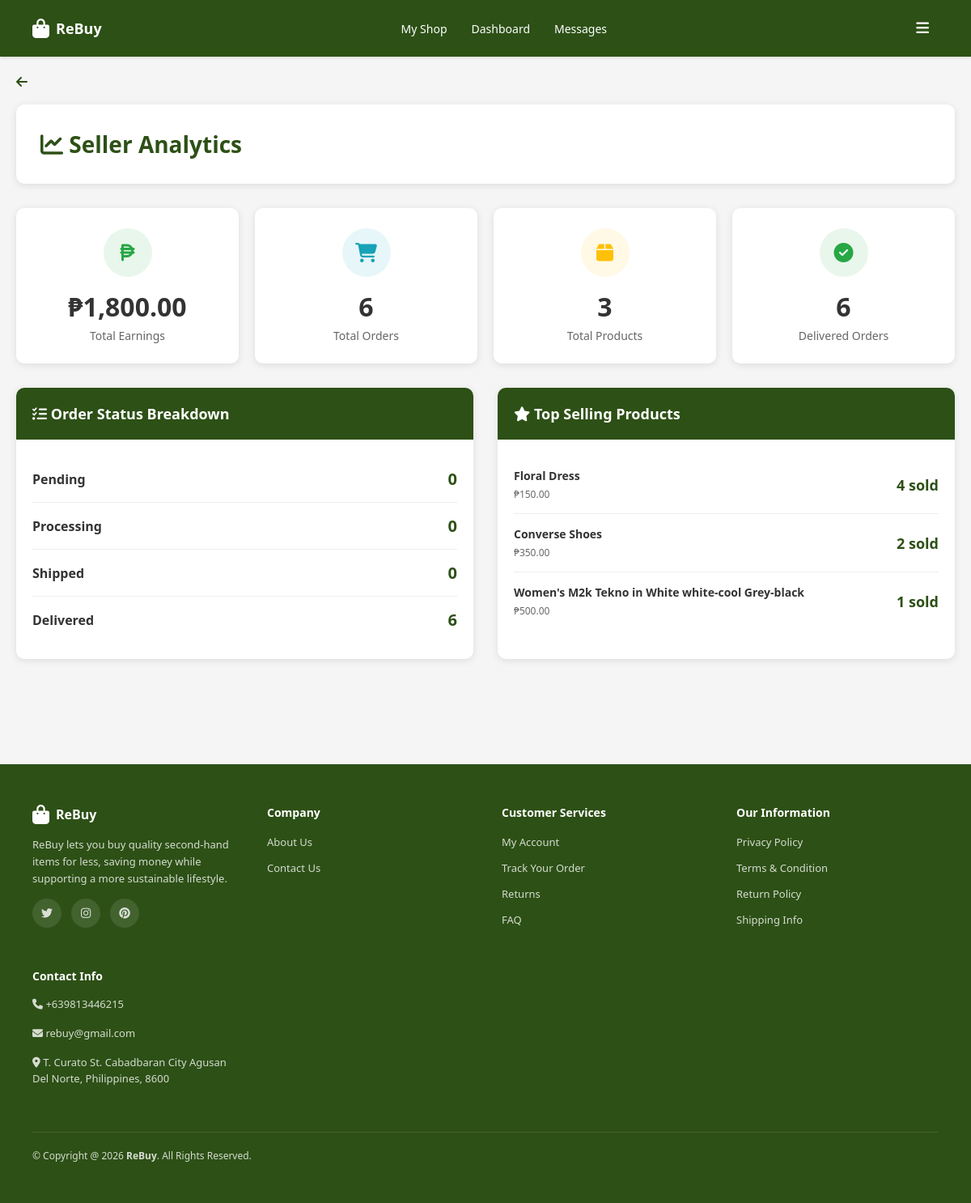
The app's page /php/seller_analytics.php (signed in) with its own data.
### tables this page shows
CREATE TABLE `products` (
  `id` int(11) NOT NULL,
  `seller_id` int(11) NOT NULL DEFAULT 1,
  `name` varchar(255) NOT NULL,
  `description` text DEFAULT NULL,
  `price` decimal(10,2) NOT NULL,
  `stock` int(11) DEFAULT 0,
  `original_price` decimal(10,2) DEFAULT NULL,
  `category` varchar(100) DEFAULT NULL,
  `image_url` varchar(255) DEFAULT NULL,
  `stock_quantity` int(11) DEFAULT 0,
  `status` enum('active','inactive','out_of_stock') DEFAULT 'active',
  `rating` float DEFAULT 0,
  `created_at` timestamp NOT NULL DEFAULT current_timestamp(),
  `updated_at` timestamp NOT NULL DEFAULT current_timestamp() ON UPDATE current_timestamp()
);

### php/seller_analytics.php (the view, shortened to what this page needs)
<?php
require_once 'db.php';
$user_id = $_SESSION['user_id'];
$delivered_orders = 0;
$pending_orders = 0;
$processing_orders = 0;
$shipped_orders = 0;
$earnings_stmt = $conn->prepare("SELECT SUM(total_amount) as total FROM seller_orders WHERE seller_id = ? AND status = 'delivered'");
$earnings_stmt->bind_param("i", $user_id);
$earnings_stmt->execute();
$earnings_result = $earnings_stmt->get_result();
$earnings_data = $earnings_result->fetch_assoc();
$total_earnings = $earnings_data['total'] ?? 0;
$orders_stmt = $conn->prepare("SELECT COUNT(*) as total FROM seller_orders WHERE seller_id = ?");
$orders_stmt->bind_param("i", $user_id);
$orders_stmt->execute();
$orders_result = $orders_stmt->get_result();
$orders_data = $orders_result->fetch_assoc();
$total_orders = $orders_data['total'] ?? 0;
$products_stmt = $conn->prepare("SELECT COUNT(*) as total FROM products WHERE seller_id = ?");
$products_stmt->bind_param("i", $user_id);
$products_stmt->execute();
$products_result = $products_stmt->get_result();
$products_data = $products_result->fetch_assoc();
$total_products = $products_data['total'] ?? 0;
$status_stmt = $conn->prepare("SELECT status, COUNT(*) as count FROM seller_orders WHERE seller_id = ? GROUP BY status");
$status_stmt->bind_param("i", $user_id);
$status_stmt->execute();
$status_result = $status_stmt->get_result();
while ($row = $status_result->fetch_assoc()) {
    if ($row['status'] == 'delivered') $delivered_orders = $row['count'];
}
$top_products_stmt = $conn->prepare("
    SELECT p.*, SUM(so.quantity) as total_sold
    FROM products p
    LEFT JOIN seller_orders so ON p.id = so.product_id AND so.status = 'delivered'
    WHERE p.seller_id = ?
    GROUP BY p.id
    ORDER BY total_sold DESC
    LIMIT 5
");
$top_products_stmt->bind_param("i", $user_id);
$top_products_stmt->execute();
$top_products = $top_products_stmt->get_result();
?>
<!DOCTYPE html>
<html lang="en">
<head>
    <link rel="stylesheet" href="https://cdnjs.cloudflare.com/ajax/libs/font-awesome/6.5.0/css/all.min.css">
    <link rel="stylesheet" href="../css/header-footer.css">
</head>
<body>
    <?php include '_header.php'; ?>
    <div class="container">
        <a href="seller_dashboard.php" class="back-link">
            <i class="fas fa-arrow-left"></i>
        </a>
        <div class="header">
            <h1><i class="fas fa-chart-line"></i> Seller Analytics</h1>
        </div>
        <div class="stats-grid">
            <div class="stat-card">
                <div class="stat-icon earnings">
                    <i class="fas fa-peso-sign"></i>
                </div>
                <div class="stat-value">₱<?php echo number_format($total_earnings, 2); ?></div>
                <div class="stat-label">Total Earnings</div>
            </div>
            <div class="stat-card">
                <div class="stat-icon orders">
                    <i class="fas fa-shopping-cart"></i>
                </div>
                <div class="stat-value"><?php echo $total_orders; ?></div>
                <div class="stat-label">Total Orders</div>
            </div>
            <div class="stat-card">
                <div class="stat-icon products">
                    <i class="fas fa-box"></i>
                </div>
                <div class="stat-value"><?php echo $total_products; ?></div>
                <div class="stat-label">Total Products</div>
            </div>
            <div class="stat-card">
                <div class="stat-icon delivered">
                    <i class="fas fa-check-circle"></i>
                </div>
                <div class="stat-value"><?php echo $delivered_orders; ?></div>
                <div class="stat-label">Delivered Orders</div>
            </div>
        </div>
        <div class="dashboard-grid">
            <div class="card">
                <div class="card-header">
                    <i class="fas fa-tasks"></i> Order Status Breakdown
                </div>
                <div class="card-content">
                    <div class="status-item">
                        <span class="status-label">Pending</span>
                        <span class="status-count"><?php echo $pending_orders; ?></span>
                    </div>
                    <div class="status-item">
                        <span class="status-label">Processing</span>
                        <span class="status-count"><?php echo $processing_orders; ?></span>
                    </div>
                    <div class="status-item">
                        <span class="status-label">Shipped</span>
                        <span class="status-count"><?php echo $shipped_orders; ?></span>
                    </div>
                    <div class="status-item">
                        <span class="status-label">Delivered</span>
                        <span class="status-count"><?php echo $delivered_orders; ?></span>
                    </div>
                </div>
            </div>
            <div class="card">
                <div class="card-header">
                    <i class="fas fa-star"></i> Top Selling Products
                </div>
                <div class="card-content">
                    <?php if ($top_products->num_rows > 0): ?>
                        <?php while ($product = $top_products->fetch_assoc()): ?>
                            <div class="product-item">
                                <div class="product-info">
                                    <h4><?php echo htmlspecialchars($product['name']); ?></h4>
                                    <p>₱<?php echo number_format($product['price'], 2); ?></p>
                                </div>
                                <div class="product-sold">
                                    <?php echo $product['total_sold'] ?? 0; ?> sold
                                </div>
                            </div>
                        <?php endwhile; ?>
                    <?php else: ?>
                        <p style="text-align: center; color: #666; padding: 20px;">No sales data yet</p>
                    <?php endif; ?>
                </div>
            </div>
        </div>
    </div>
    <footer>
        <div class="footer-container">
            <div class="footer-content">
                <div class="footer-section">
                    <div class="footer-logo">
                        <i class="fas fa-shopping-bag"></i>
                        <span>ReBuy</span>
                    </div>
                    <p class="footer-text">ReBuy lets you buy quality second-hand items for less, saving money while supporting a more sustainable lifestyle.</p>
                    <div class="social-links">
                        <a href="#"><i class="fab fa-twitter"></i></a>
                        <a href="#"><i class="fab fa-instagram"></i></a>
                        <a href="#"><i class="fab fa-pinterest"></i></a>
                    </div>
                </div>
                <div class="footer-section">
                    <h3>Company</h3>
                    <ul>
                        <li><a href="about_us.php">About Us</a></li>
                        <li><a href="#">Contact Us</a></li>
                    </ul>
                </div>
                <div class="footer-section">
                    <h3>Customer Services</h3>
                    <ul>
                        <li><a href="settings.php">My Account</a></li>
                        <li><a href="#">Track Your Order</a></li>
                        <li><a href="#">Returns</a></li>
                        <li><a href="#">FAQ</a></li>
                    </ul>
                </div>
                <div class="footer-section">
                    <h3>Our Information</h3>
                    <ul>
                        <li><a href="#">Privacy Policy</a></li>
                        <li><a href="#">Terms & Condition</a></li>
                        <li><a href="#">Return Policy</a></li>
                        <li><a href="#">Shipping Info</a></li>
                    </ul>
                </div>
                <div class="footer-section">
                    <h3>Contact Info</h3>
                    <p class="footer-text"><i class="fas fa-phone"></i> +639813446215</p>
                    <p class="footer-text"><i class="fa-solid fa-envelope"></i> rebuy@gmail.com</p>
                    <p class="footer-text"><i class="fa-solid fa-location-dot"></i> T. Curato St. Cabadbaran City Agusan Del Norte, Philippines, 8600</p>
                </div>
            </div>
            <div class="footer-bottom">
                <p>&copy; Copyright @ 2026 <strong>ReBuy</strong>. All Rights Reserved.</p>
            </div>
        </div>
    </footer>
</body>
</html>

### css/header-footer.css (style rules this page uses)
:root { --primary-color: #2d5016; --secondary-color: #f4c430; --text-dark: #333; --text-light: #666; --bg-light: #f5f5f5; --border-color: #e0e0e0; }
* { margin: 0; padding: 0; box-sizing: border-box; }
body { font-family: 'Segoe UI', Tahoma, Geneva, Verdana, sans-serif; background-color: var(--bg-light); color: var(--text-dark); }
footer { background: var(--primary-color); color: white; padding: 50px 40px; margin-top: 80px; }
.footer-container { max-width: 1400px; margin: 0 auto; }
.footer-content { display: grid; grid-template-columns: repeat(auto-fit, minmax(250px, 1fr)); gap: 40px; margin-bottom: 40px; }
.footer-section h3 { margin-bottom: 15px; font-size: 14px; font-weight: 600; }
.footer-section ul { list-style: none; }
.footer-section ul li { margin-bottom: 10px; }
.footer-section a { color: rgba(255,255,255,0.8); text-decoration: none; font-size: 13px; transition: color 0.3s; }
.footer-logo { display: flex; align-items: center; gap: 8px; margin-bottom: 15px; font-size: 16px; font-weight: bold; }
.footer-logo i { font-size: 24px; }
.footer-text { font-size: 13px; color: rgba(255,255,255,0.8); line-height: 1.6; margin-bottom: 15px; }
.social-links { display: flex; gap: 12px; }
.social-links a { width: 36px; height: 36px; border-radius: 50%; background: rgba(255,255,255,0.1); display: flex; align-items: center; justify-content: center; font-size: 14px; transition: background 0.3s; }
.footer-bottom { border-top: 1px solid rgba(255,255,255,0.1); padding-top: 20px; display: flex; justify-content: space-between; align-items: center; font-size: 12px; color: rgba(255,255,255,0.8); }

### php/seller_analytics.php (style rules this page uses)
:root { --primary-color: #2d5016; --secondary-color: #f4c430; }
body { font-family: 'Segoe UI', Tahoma, Geneva, Verdana, sans-serif; background-color: #f5f5f5; margin: 0; padding: 0; }
.container { max-width: 1400px; margin: 0 auto; padding: 20px; }
.header { background: white; padding: 30px; border-radius: 10px; box-shadow: 0 2px 10px rgba(0,0,0,0.1); margin-bottom: 30px; }
.header h1 { color: var(--primary-color); margin: 0; font-size: 28px; }
.stats-grid { display: grid; grid-template-columns: repeat(auto-fit, minmax(250px, 1fr)); gap: 20px; margin-bottom: 30px; }
.stat-card { background: white; padding: 25px; border-radius: 10px; box-shadow: 0 2px 10px rgba(0,0,0,0.1); text-align: center; }
.stat-icon { width: 60px; height: 60px; border-radius: 50%; display: flex; align-items: center; justify-content: center; margin: 0 auto 15px; font-size: 24px; }
.stat-icon.earnings { background: rgba(40, 167, 69, 0.1); color: #28a745; }
.stat-icon.orders { background: rgba(23, 162, 184, 0.1); color: #17a2b8; }
.stat-icon.products { background: rgba(255, 193, 7, 0.1); color: #ffc107; }
.stat-icon.delivered { background: rgba(40, 167, 69, 0.1); color: #28a745; }
.stat-value { font-size: 32px; font-weight: bold; color: #333; margin-bottom: 5px; }
.stat-label { color: #666; font-size: 14px; }
.dashboard-grid { display: grid; grid-template-columns: 1fr 1fr; gap: 30px; margin-bottom: 30px; }
.card { background: white; border-radius: 10px; box-shadow: 0 2px 10px rgba(0,0,0,0.1); overflow: hidden; }
.card-header { background: var(--primary-color); color: white; padding: 20px; font-size: 18px; font-weight: 600; }
.card-content { padding: 20px; }
.status-item { display: flex; justify-content: space-between; align-items: center; padding: 15px 0; border-bottom: 1px solid #eee; }
.status-item:last-child { border-bottom: none; }
.status-label { font-weight: 600; color: #333; }
.status-count { font-size: 20px; font-weight: bold; color: var(--primary-color); }
.product-item { display: flex; justify-content: space-between; align-items: center; padding: 15px 0; border-bottom: 1px solid #eee; }
.product-item:last-child { border-bottom: none; }
.product-info h4 { margin: 0 0 5px 0; color: #333; font-size: 14px; }
.product-info p { margin: 0; color: #666; font-size: 12px; }
.product-sold { font-size: 18px; font-weight: bold; color: var(--primary-color); }
.back-link { display: inline-flex; align-items: center; gap: 8px; color: var(--primary-color); text-decoration: none; font-weight: 600; margin-bottom: 20px; }

### records on screen
products: name "Floral Dress", price "150.00", total_sold "4"
products: name "Converse Shoes", price "350.00", total_sold "2"
products: name "Women's M2k Tekno in White white-cool Grey-black", price "500.00", total_sold "1"

### other values on screen
$total_earnings "1,800.00"
$total_orders "6"
$total_products "3"
$delivered_orders "6"
$pending_orders "0"
$processing_orders "0"
$shipped_orders "0"
